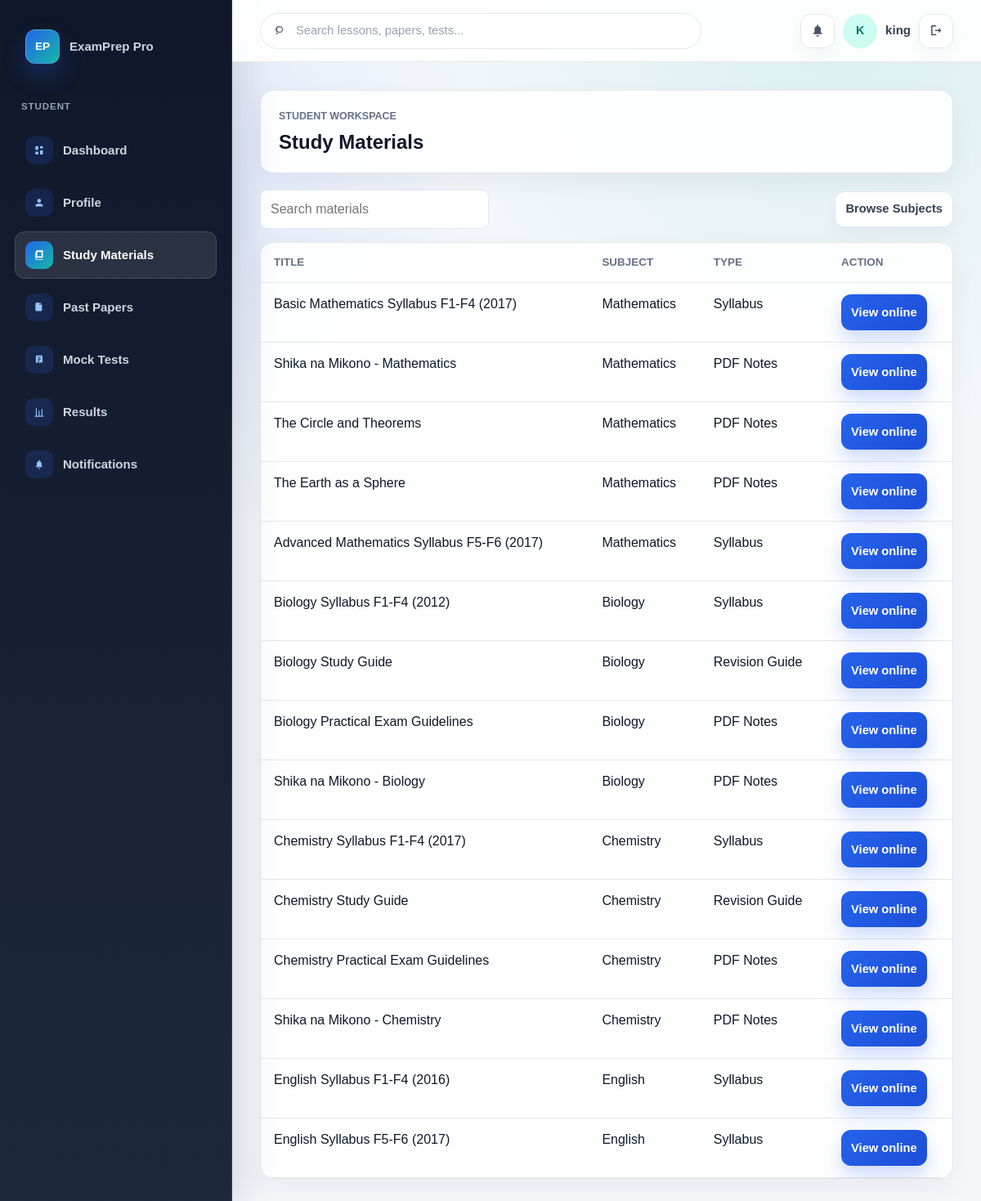
The app's page /student/materials (signed in) with its own data.
### tables this page shows
CREATE TABLE materials (
            id INTEGER PRIMARY KEY AUTOINCREMENT,
            title TEXT NOT NULL,
            subject TEXT DEFAULT '',
            type TEXT DEFAULT '',
            file_url TEXT DEFAULT '',
            source_url TEXT DEFAULT ''
        );

### app.py (the view)
@app.route("/student/materials")
@login_required("student")
def student_materials():
    return render_template("student/materials.html", title="Study Materials", materials=MATERIALS)

### app.py (called while the page is built)
def get_db():
    if "db" not in g:
        g.db = sqlite3.connect(app.config["DATABASE"])
        g.db.row_factory = sqlite3.Row
        g.db.execute("PRAGMA foreign_keys = ON")
    return g.db

def db_all(sql, params=()):
    return get_db().execute(sql, params).fetchall()

def dashboard_for_role(role):
    return "admin_dashboard" if role == "admin" else "student_dashboard"

def login_required(role=None):
    def decorator(view):
        @wraps(view)
        def wrapped_view(*args, **kwargs):
            user_role = session.get("user_role")
            if not user_role:
                session["auth_next"] = next_path_for_request()
                return redirect(url_for("register", next=session["auth_next"]))
            if role and user_role != role:
                return redirect(url_for(dashboard_for_role(user_role)))
            return view(*args, **kwargs)
        return wrapped_view
    return decorator

@app.context_processor
def inject_navigation():
    current_user_name = session.get("user_name", "Student User")
    current_user_initials = "".join(part[:1] for part in current_user_name.split()[:2]).upper() or "SU"
    return {
        "public_nav": PUBLIC_NAV,
        "student_nav": STUDENT_NAV,
        "admin_nav": ADMIN_NAV,
        "current_user_role": session.get("user_role"),
        "current_user_name": current_user_name,
        "current_user_initials": current_user_initials,
        "current_dashboard_endpoint": dashboard_for_role(session.get("user_role", "student")),
    }

    def __getattr__(self, key):
        try:
            return self[key]
        except KeyError as exc:
            raise AttributeError(key) from exc

    def _record_from_row(self, row):
        return DbRecord(self, dict(row))

    def _rows(self):
        return db_all(f"SELECT * FROM {self.table} ORDER BY {self.order_by}")

    def __iter__(self):
        return (self._record_from_row(row) for row in self._rows())

### templates/student/materials.html
{% extends "base.html" %}
{% from "macros.html" import student_shell with context %}
{% block content %}
{% call student_shell(title) %}
    <div class="toolbar" data-resource-filters data-target-table="materials-table">
        <input aria-label="Search materials" placeholder="Search materials" data-search-filter>
        <a class="button button-small button-secondary" href="{{ url_for('subjects') }}">Browse Subjects</a>
    </div>
    <div class="table-card">
        <table id="materials-table">
            <thead><tr><th>Title</th><th>Subject</th><th>Type</th><th>Action</th></tr></thead>
            <tbody>
                {% for material in materials %}
                    <tr data-search-text="{{ (material.title ~ ' ' ~ material.subject ~ ' ' ~ material.type)|lower }}">
                        <td>{{ material.title }}</td>
                        <td>{{ material.subject }}</td>
                        <td>{{ material.type }}</td>
                        <td>
                            {% set source = material.source_url or material.file_url %}
                            <a href="{{ source or url_for('student_materials') }}" {% if source %}target="_blank" rel="noopener"{% endif %} class="button button-small">View online</a>
                        </td>
                    </tr>
                {% endfor %}
            </tbody>
        </table>
    </div>
{% endcall %}
{% endblock %}

### static/css/styles.css (style rules this page uses)
:root { --bg: #3b82f6; --surface: #ffffff; --surface-strong: #eef5f8; --text: #172033; --muted: #667085; --line: #d9e2ec; --primary: #0f766e; --primary-dark: #115e59; --accent: #b45309; --danger: #b42318; --shadow: 0 16px 40px rgba(18, 38, 63, 0.08); }
* { box-sizing: border-box; }
body { margin: 0; font-family: Arial, Helvetica, sans-serif; font-size: 16px; color: var(--text); background: var(--bg); line-height: 1.5; }
a { color: var(--primary-dark); text-decoration: none; }
input, select, textarea, button { font: inherit; }
.button { display: inline-flex; align-items: center; justify-content: center; min-height: 44px; border: 1px solid #3c4bb5; border-radius: 8px; padding: 10px 16px; color: #ffffff; background: #3c4bb5; font-weight: 800; cursor: pointer; }
.button-secondary { border-color: rgba(60, 75, 181, 0.26); color: #3c4bb5; background: #ffffff; }
.button-small { min-height: 38px; padding: 8px 12px; font-size: 0.92rem; }
.hero-panel, .panel, .form-card, .table-card, .subject-grid article, .feature-grid article, .stats-grid article { border: 1px solid var(--line); border-radius: 8px; background: var(--surface); box-shadow: var(--shadow); }
.form-card input, .form-card select, .form-card textarea, .toolbar input, .toolbar select { width: 100%; border: 1px solid var(--line); border-radius: 8px; padding: 11px 12px; color: var(--text); background: #ffffff; }
.toolbar { display: flex; flex-wrap: wrap; gap: 12px; align-items: center; justify-content: space-between; margin-bottom: 16px; }
.toolbar input, .toolbar select { max-width: 280px; }
.table-card { overflow-x: auto; }
table { width: 100%; border-collapse: collapse; }
th, td { border-bottom: 1px solid var(--line); padding: 14px 16px; text-align: left; vertical-align: top; }
th { color: var(--muted); font-size: 0.84rem; text-transform: uppercase; }
body.app-page { --bg: #eef3ff; --surface: #ffffff; --surface-strong: #f7f9ff; --text: #1f2537; --muted: #52687a; --line: #d9e1f2; --primary: #3c4bb5; --primary-dark: #222985; --accent: #f28b24; --shadow: 0 16px 38px rgba(31, 37, 55, 0.08); min-height: 100vh; background: var(--bg); }
.dashboard-cards article, .app-page .panel, .app-page .table-card, .app-page .form-card { border: 1px solid var(--line); border-radius: 12px; background: #ffffff; box-shadow: none; }
.app-page .button { border-color: #3c4bb5; background: #3c4bb5; }
.app-page .button-secondary { color: #3c4bb5; background: #ffffff; }
body.app-page { --bg: #f5f7fb; --surface: #ffffff; --surface-strong: #f8fafc; --text: #101828; --muted: #667085; --line: #e4e7ec; --primary: #2563eb; --primary-dark: #1d4ed8; --accent: #f97316; --danger: #d92d20; --shadow: 0 18px 40px rgba(16, 24, 40, 0.08); min-height: 100vh; background: radial-gradient(circle at 86% 0%, rgba(20, 184, 166, 0.12), transparent 30%), radial-gradient(circle at 15% 16%, rgba(37, 99, 235, 0.12), transparent 26%), var(--bg); }
.app-section-heading, .app-page .panel, .app-page .table-card, .app-page .form-card { border: 1px solid var(--line); border-radius: 16px; background: rgba(255, 255, 255, 0.92); box-shadow: 0 12px 30px rgba(16, 24, 40, 0.05); }
.app-page .button { gap: 10px; min-height: 44px; border: 0; border-radius: 12px; color: #ffffff; background: linear-gradient(135deg, #2563eb, #1d4ed8); box-shadow: 0 12px 22px rgba(37, 99, 235, 0.22); }
.app-page .button-secondary { border: 1px solid var(--line); color: #344054; background: #ffffff; box-shadow: 0 10px 18px rgba(16, 24, 40, 0.04); }

### records on screen
materials: title "Basic Mathematics Syllabus F1-F4 (2017)", subject "Mathematics", type "Syllabus"
materials: title "Shika na Mikono - Mathematics", subject "Mathematics", type "PDF Notes"
materials: title "The Circle and Theorems", subject "Mathematics", type "PDF Notes"
materials: title "The Earth as a Sphere", subject "Mathematics", type "PDF Notes"
materials: title "Advanced Mathematics Syllabus F5-F6 (2017)", subject "Mathematics", type "Syllabus"
materials: title "Biology Syllabus F1-F4 (2012)", subject "Biology", type "Syllabus"
materials: title "Biology Study Guide", subject "Biology", type "Revision Guide"
materials: title "Biology Practical Exam Guidelines", subject "Biology", type "PDF Notes"
materials: title "Shika na Mikono - Biology", subject "Biology", type "PDF Notes"
materials: title "Chemistry Syllabus F1-F4 (2017)", subject "Chemistry", type "Syllabus"
materials: title "Chemistry Study Guide", subject "Chemistry", type "Revision Guide"
materials: title "Chemistry Practical Exam Guidelines", subject "Chemistry", type "PDF Notes"
materials: title "Shika na Mikono - Chemistry", subject "Chemistry", type "PDF Notes"
materials: title "English Syllabus F1-F4 (2016)", subject "English", type "Syllabus"
materials: title "English Syllabus F5-F6 (2017)", subject "English", type "Syllabus"

### other values on screen
{{ label }} "Dashboard" "Profile" "Study Materials" "Past Papers" "Mock Tests" "Results" "Notifications"
{{ current_user_initials }} "K"
{{ current_user_name }} "king"
{{ title }} "Study Materials"
